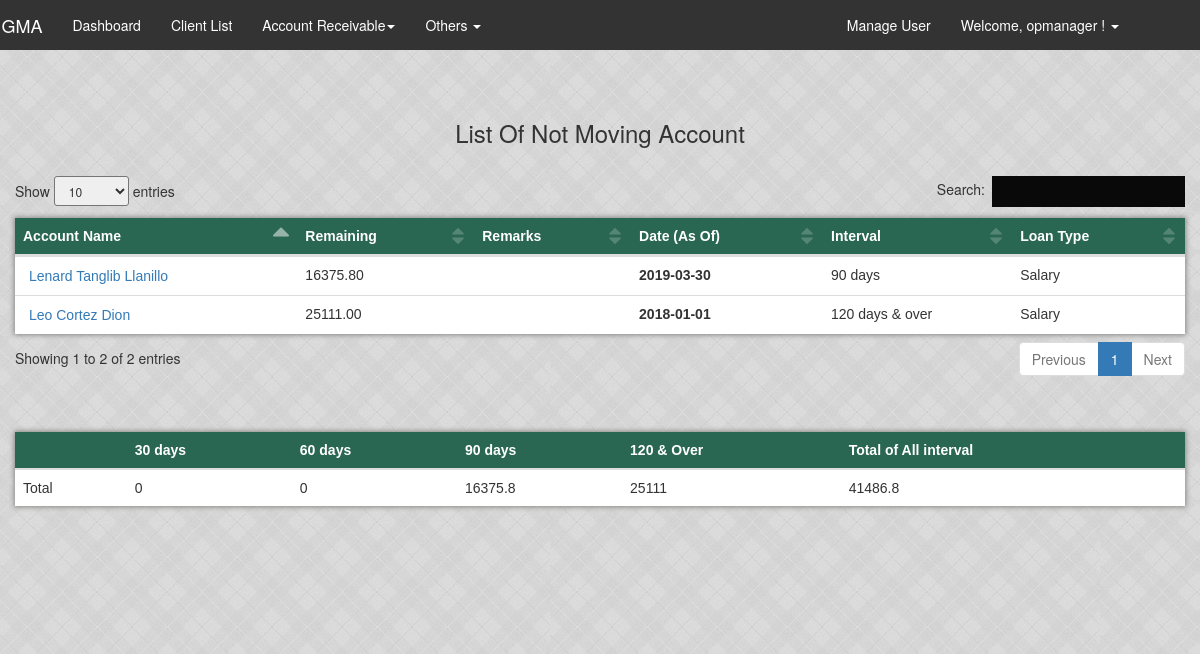
The app's page /html/ARNotMoving.php (signed in) with its own data.
### tables this page shows
CREATE TABLE `loan` (
  `loan_id` int(11) NOT NULL AUTO_INCREMENT,
  `loan_balance` int(11) DEFAULT '0',
  `date_booked` date NOT NULL,
  `maturity_date` date NOT NULL,
  `client_id` int(11) NOT NULL,
  `bi_monthly` int(11) DEFAULT '0',
  `interest_rate` int(11) DEFAULT '0',
  `loan_class` varchar(45) NOT NULL,
  `original_amount` decimal(65,2) DEFAULT '0.00',
  `insurance` int(11) DEFAULT '0',
  `delinquent_status` enum('Active','Inactive','Legal') DEFAULT 'Active',
  `loan_type` enum('Salary','Business') NOT NULL,
  `loan_remarks` varchar(120) DEFAULT NULL,
  `loan_status` enum('Normal','Restructured','Remove') DEFAULT 'Normal',
  PRIMARY KEY (`loan_id`),
  KEY `fk_clientid_loan_idx` (`client_id`),
  CONSTRAINT `fk_clientid_loan` FOREIGN KEY (`client_id`) REFERENCES `client` (`client_id`) ON DELETE CASCADE ON UPDATE CASCADE
);

CREATE TABLE `client` (
  `client_id` int(11) NOT NULL AUTO_INCREMENT,
  `first_name` varchar(45) NOT NULL,
  `middle_name` varchar(45) NOT NULL,
  `last_name` varchar(45) NOT NULL,
  `name_of_spouse` varchar(45) DEFAULT NULL,
  `present_address` varchar(100) NOT NULL,
  `contact_no` varchar(45) NOT NULL,
  `requested_amount` int(11) DEFAULT '0',
  `registered_status` enum('Pending','Approved','Denied') NOT NULL DEFAULT 'Pending',
  `registered_date` date NOT NULL,
  `business_address` varchar(100) NOT NULL,
  `name_of_firm` varchar(60) NOT NULL,
  `employment` enum('Employed','Own Business') NOT NULL,
  `position` varchar(60) NOT NULL,
  PRIMARY KEY (`client_id`)
);

### html/ARNotMoving.php (the view, shortened to what this page needs)
<?php
  include 'navigation.php';
?>
 <!DOCTYPE html>
 <html>
      <head>
          <link rel="stylesheet" href="css/w3.css">
          <link rel="stylesheet" type="text/css" href="css/table.css">
          <link rel="stylesheet" type="text/css" href="css/custom.css">
          <link rel="stylesheet" type="text/css" href="css/modal.css">
          <link rel="stylesheet" type="text/css" href="css/style.css">
          <link rel="stylesheet" type="text/css" href="css/search.css">
          <link rel="stylesheet" type="text/css" href="css/notification.css">
          <link rel="stylesheet" type="text/css" href="css/bootstrap.min2.css">
          <link rel="stylesheet" type="text/css" href="css/navigation.css">
          <link rel="stylesheet" type="text/css" href="css/navigation2.css">
          <link rel="stylesheet" type="text/css" href="css/dashboard.css">
          <link rel="stylesheet" type="text/css" href="css/dataTables.bootstrap.min.css" />
      </head>
      <body>
        <nav id="myNavbar" class="navbar nav-color" role="navigation">
            <div class="container">
                <div class="navbar-header">
                    <a class="navbar-brand" href="dashboard.php">SIGMA</a>
                </div>
                <div class="collapse navbar-collapse" id="bs-example-navbar-collapse-1">
                    <?php
                        echo navigate_it()
                    ?>
                    <ul class="nav navbar-nav navbar-right">
                    <?php
                      echo navigate_right();
                      ?>
                    </ul>
                </div>
            </div>
        </nav>
           <div class="container pad-1">
                <h3 align="center">List Of Not Moving Account</h3>
                <br />
                     <table id="employee_data" class="table">
                          <thead>
                               <tr class="my-bg text-white">
                                    <th>Account Name</th>
                                    <th>Remaining</th>
                                    <th>Remarks</th>
                                    <th>Date (As Of)</th>
                                    <th>Interval</th>
                                    <th>Loan Type</th>
                               </tr>
                          </thead>
                          <?php
                          include "Include/connection.php";
                             $query ="SELECT * from client
                                inner join loan on client.client_id = loan.client_id
                                WHERE registered_status='Approved' AND loan_status!='Remove'
                                AND delinquent_status = 'Inactive' group by loan.loan_id;";
                             $result = mysqli_query($conn, $query);
                          while($row = mysqli_fetch_array($result))
                            {
                              $id = $row['loan_id'];
                              $sqlForRemain = "SELECT (loan_balance+COALESCE(SUM(fines),0)+COALESCE(SUM(interest),0)-COALESCE((SUM(amount_paid)),0)) as rb FROM payment JOIN payment_info ON payment_info.payment_id = payment.payment_id JOIN loan ON payment.loan_id=loan.loan_id WHERE status='updated' && payment.loan_id=$id";
                                  $rowRemain = mysqli_fetch_assoc(mysqli_query($conn,$sqlForRemain));
                                  $remaining = $rowRemain['rb'];
                                  $remarks= $row['loan_remarks'];
                                  $remarking = htmlspecialchars($remarks);
                                  $first_name = htmlspecialchars($row["first_name"]);
                                  $middle_name = htmlspecialchars($row["middle_name"]);
                                  $last_name = htmlspecialchars($row["last_name"]);
                          if ($remaining > 0){
                          $query1="SELECT date_paid,remarks from payment_info JOIN payment ON payment_info.payment_id = payment.payment_id JOIN loan ON payment.loan_id=loan.loan_id WHERE payment.loan_id = $id && date_paid IS NOT NULL && date_paid=(SELECT MAX(date_paid) from payment_info JOIN payment ON payment_info.payment_id=payment.payment_id WHERE loan_id=$id) AND loan.loan_id=$id AND loan.delinquent_status = 'Inactive' ORDER by payment_info.payment_id ASC;";
                            $datePaidRemarks = mysqli_fetch_assoc(mysqli_query($conn,$query1));
                            $date_paid=$datePaidRemarks['date_paid'];
                          if (!empty($date_paid)) {
                                $query2="SELECT DATE_ADD('$date_paid', INTERVAL 30 DAY) as date_paid FROM sigma.payment_info";
                                $interval1 = mysqli_fetch_assoc(mysqli_query($conn,$query2));
                                $query3="SELECT DATE_ADD('$date_paid', INTERVAL 60 DAY) as date_paid FROM sigma.payment_info";
                                $interval2 = mysqli_fetch_assoc(mysqli_query($conn,$query3));
                                $query4="SELECT DATE_ADD('$date_paid', INTERVAL 90 DAY) as date_paid FROM sigma.payment_info";
                                $interval3 = mysqli_fetch_assoc(mysqli_query($conn,$query4));
                                    echo '
                                          <tr id='. $row['loan_id'] .'>
                                              <td>
                                                 <form class="pull-left" name="secret" method="post" action="search.php">
                                                  <a href="#" onclick="document.forms["secret"].submit();"><button style="background: transparent; border: none; outline: none;">'.$first_name.' '.$middle_name.' '.$last_name.'</button>&nbsp&nbsp</a>
                                                  <input type="hidden" name="loan_id" value='.$row["loan_id"].'>
                                                  </form>
                                              </td>
                                              <td>'.$remaining.'</td>
                                              <td data-target="remarks">'.$remarking.'</td>
                                              <th>'.$date_paid.'</th>
                                              <td>';
                                        if ($interval1['date_paid'] >= date("Y-m-d")) {
                                          echo "30 days";
                                        }elseif (date("Y-m-d") > $interval1['date_paid'] AND $interval2['date_paid'] >= date("Y-m-d")){
                                          echo "60 days";
                                        }elseif(date("Y-m-d") > $interval2['date_paid'] AND $interval3['date_paid'] >= date("Y-m-d")){
                                          echo "90 days";
                                        }else{
                                          echo "120 days & over";
                                        }
                                    echo  '   </td>
                                              <td>'.$row["loan_type"].'</td>
                                          </tr>';
                                  }
                                }
                              }
                          ?>
                     </table>
                     <table class="table" style="margin-top: 50px;">
                          <thead>
                               <tr class="my-bg text-white">
                                    <th></th>
                                    <th>30 days</th>
                                    <th>60 days</th>
                                    <th>90 days</th>
                                    <th>120 & Over</th>
                                    <th>Total of All interval</th>
                               </tr>
                          </thead>
                          <?php
                          $count1=0;
                          $count2=0;
                          $count3=0;
                          $count4=0;
                          include "Include/connection.php";
                             $query ="SELECT * from client
                                inner join loan on client.client_id = loan.client_id
                                WHERE registered_status='Approved' AND loan_status!='Remove'
                                AND delinquent_status = 'Inactive' group by loan.loan_id;";
                             $result = mysqli_query($conn, $query);
                          while($row = mysqli_fetch_array($result))
                            {
                              $id = $row['loan_id'];
                              $sqlForRemain = "SELECT (loan_balance+COALESCE(SUM(fines),0)+COALESCE(SUM(interest),0)-COALESCE((SUM(amount_paid)),0)) as rb FROM payment JOIN payment_info ON payment_info.payment_id = payment.payment_id JOIN loan ON payment.loan_id=loan.loan_id WHERE status='updated' && payment.loan_id=$id";
                                  $rowRemain = mysqli_fetch_assoc(mysqli_query($conn,$sqlForRemain));
                                  $remaining = $rowRemain['rb'];
                          if ($remaining > 0){
                          $query1="SELECT date_paid,remarks from payment_info JOIN payment ON payment_info.payment_id = payment.payment_id JOIN loan ON payment.loan_id=loan.loan_id WHERE payment.loan_id = $id && date_paid IS NOT NULL && date_paid=(SELECT MAX(date_paid) from payment_info JOIN payment ON payment_info.payment_id=payment.payment_id WHERE loan_id=$id) AND loan.loan_id=$id AND loan.delinquent_status = 'Inactive' ORDER by payment_info.payment_id ASC;";
                            $datePaidRemarks = mysqli_fetch_assoc(mysqli_query($conn,$query1));
                            $date_paid=$datePaidRemarks['date_paid'];
                          if (!empty($date_paid)) {
                                $query2="SELECT DATE_ADD('$date_paid', INTERVAL 30 DAY) as date_paid FROM sigma.payment_info";
                                $interval1 = mysqli_fetch_assoc(mysqli_query($conn,$query2));
                                $query3="SELECT DATE_ADD('$date_paid', INTERVAL 60 DAY) as date_paid FROM sigma.payment_info";
                                $interval2 = mysqli_fetch_assoc(mysqli_query($conn,$query3));
                                $query4="SELECT DATE_ADD('$date_paid', INTERVAL 90 DAY) as date_paid FROM sigma.payment_info";
                                $interval3 = mysqli_fetch_assoc(mysqli_query($conn,$query4));
                                if ($interval1['date_paid'] >= date("Y-m-d")) {
                                    $count1+=$remaining;
                                  }elseif(date("Y-m-d") > $interval1['date_paid'] AND $interval2['date_paid'] >= date("Y-m-d")){
                                    $count2+=$remaining;
                                  }elseif(date("Y-m-d") > $interval2['date_paid'] AND $interval3['date_paid'] >= date("Y-m-d")){
                                    $count3+=$remaining;
                                  }else{
                                    $count4+=$remaining;
                                    }
                                  }
                                }
                              }
                                $countA = $count1+$count2+$count3+$count4;
                                echo '<tr>
                                          <td>Total</td>
                                          <td>'.$count1.'</td>
                                          <td>'.$count2.'</td>
                                          <td>'.$count3.'</td>
                                          <td>'.$count4.'</td>
                                          <td>'.$countA.'</td>
                                      </tr>';
                          ?>
                     </table>
          </div>
      </body>
 </html>

### html/css/w3.css (style rules this page uses)
html { box-sizing:border-box }
*,*:before,*:after { box-sizing:inherit }
html { -ms-text-size-adjust:100%;-webkit-text-size-adjust:100% }
body { margin:0 }
article,aside,details,figcaption,figure,footer,header,main,menu,nav,section,summary { display:block }
a { background-color:transparent;-webkit-text-decoration-skip:objects }
button,input,select,textarea { font:inherit;margin:0 }
button,input { overflow:visible }
button,select { text-transform:none }
button,html [type=button],[type=reset],[type=submit] { -webkit-appearance:button }
html,body { font-family:Verdana,sans-serif;font-size:15px;line-height:1.5 }
html { overflow-x:hidden }
h3 { font-size:24px }
h1,h2,h3,h4,h5,h6 { font-family:"Segoe UI",Arial,sans-serif;font-weight:400;margin:10px 0 }
a { color:inherit }

### html/css/table.css (style rules this page uses)
table { font-family: arial, sans-serif; border-collapse: collapse; width: 100%; }
.table { background-color: white!important; box-shadow: 0px 0px 5px 1px #888886!important; }
td, th { text-align: left; padding: 8px; }

### html/css/custom.css (style rules this page uses)
body { background-image: url("../img/cement2.jpg") !important; }
.text-white { color: white!important; }
.my-bg { background-color:#2a6752; }
a { text-decoration: none; }
table.dataTable thead .sorting_asc:after { content: "\e155"; }

### html/css/navigation.css (style rules this page uses)
.navbar-brand { color: #ffffff; }
.nav-color { background-color: #333; }
.navbar { border-radius: none !important; }

### html/css/navigation2.css (style rules this page uses)
.navbar-header { margin-left:-4%!important; }
.navbar-right { margin-right:21px; }
.text-white { color:#fff; }
.navbar { border:none; border-radius: 0px; position: fixed; width: 100%; z-index: 3; }

### html/css/dashboard.css (style rules this page uses)
.pad-1 { padding: 10rem 0 10rem 0; }

### records on screen
loan: client.first_name "Leo", client.middle_name "Cortez", client.last_name "Dion", remaining "25111.00", date_paid "2018-01-01", shows "120 days & over", loan_type "Salary"
loan: client.first_name "Lenard", client.middle_name "Tanglib", client.last_name "Llanillo", remaining "16375.80", date_paid "2019-03-30", shows "90 days", loan_type "Salary"

### other values on screen
$username "opmanager"
$count1 "0"
$count2 "0"
$count3 "16375.8"
$count4 "25111"
$countA "41486.8"
